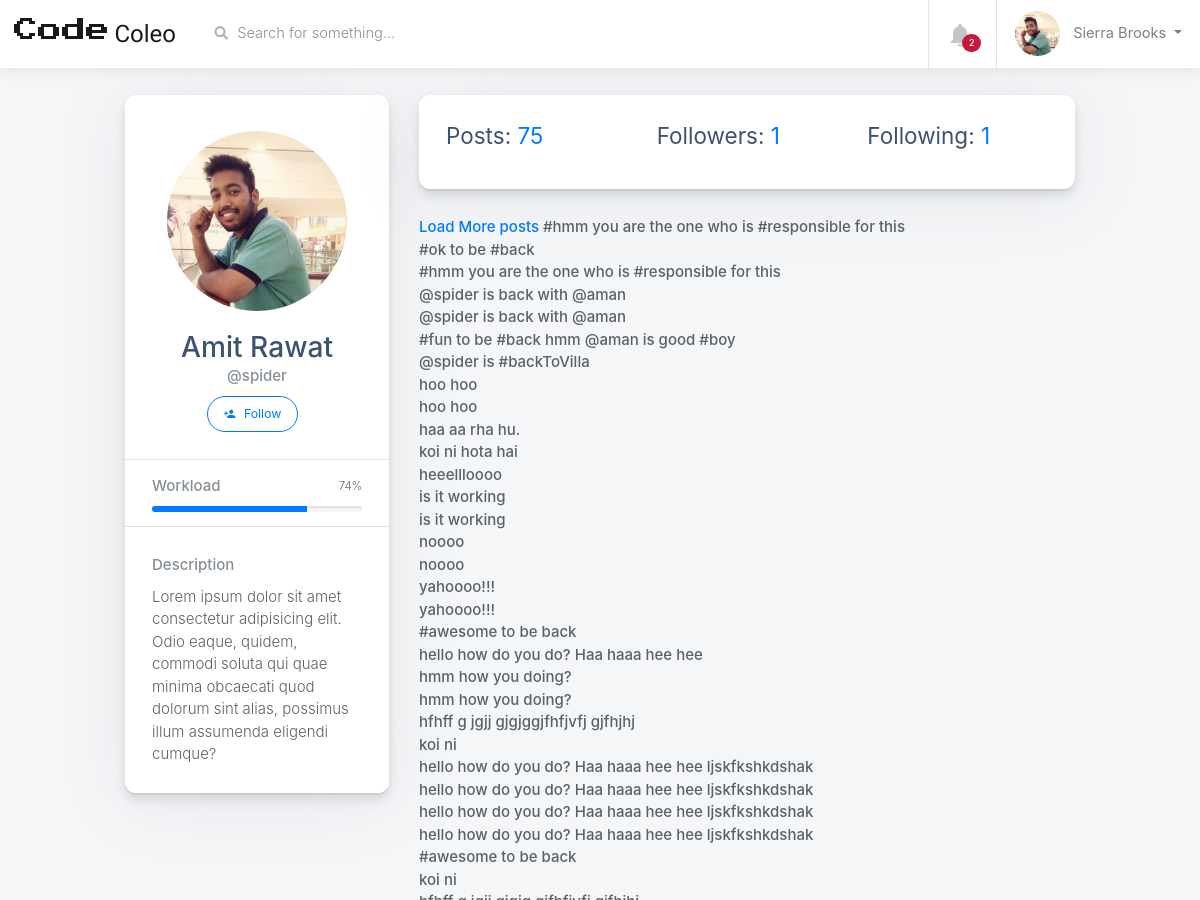
/spider/ (signed in, upper part), run on an earlier commit of the app's database.
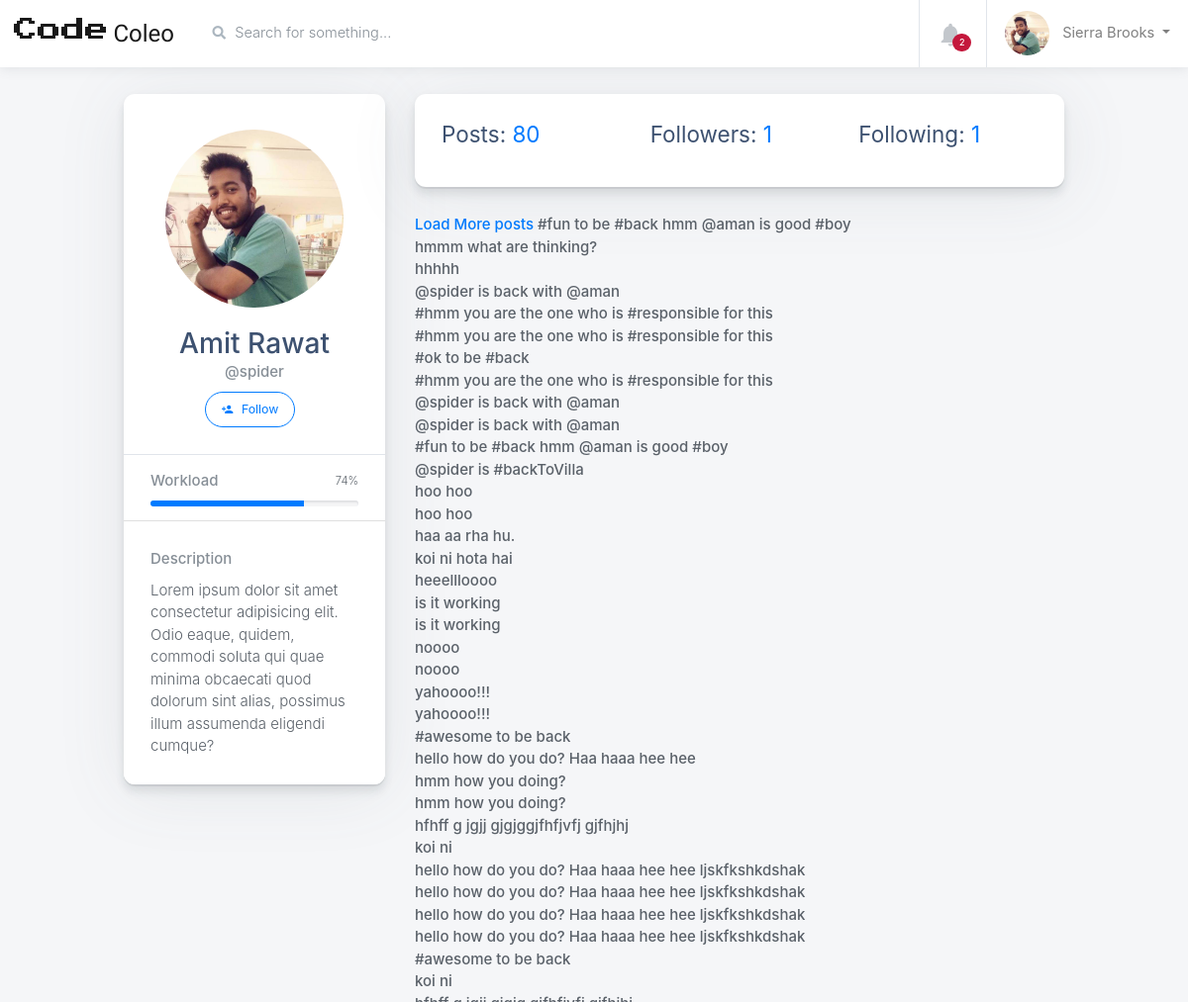
And on a later commit of the database.
### posts/models.py (models this page shows, shortened)
class Post(models.Model):
    parent = models.ForeignKey("self",blank=True, null=True)
    user = models.ForeignKey(settings.AUTH_USER_MODEL,default=1)
    title = models.CharField(max_length=50, blank=True, null=True)
    content = models.CharField(max_length=155)
    liked = models.ManyToManyField(settings.AUTH_USER_MODEL, blank=True, related_name="liked")
    timestamp = models.DateTimeField(auto_now_add=True)
    updated = models.DateTimeField(auto_now=True)
    objects = PostManager()
    class Meta:
        ordering = ['-timestamp']
    def __str__(self):
        return self.content

### accounts/models.py (models this page shows, shortened)
class UserProfile(models.Model):
    user = models.OneToOneField(settings.AUTH_USER_MODEL, related_name='profile')
    following = models.ManyToManyField(settings.AUTH_USER_MODEL,blank=True, related_name='followed_by')
    objects= UserProfileManager()
    def get_following(self):
        users = self.following.all()
        return users.exclude(username = self.user.username)
    def get_follow_url(self):
        return reverse_lazy("profiles:follow", kwargs={'username':self.user.username})

### accounts/views.py (the view)
# urls.py: url(r'^(?P<username>[\w.@+-]+)/$', UserDetailView.as_view(), name='detail'),
class UserDetailView(DetailView):
    qeryset = User.objects.all()
    template_name = 'accounts/user_detail.html'
    def get_object(self):
            return get_object_or_404(User, username__iexact=self.kwargs.get("username"))
    def get_context_data(self, **kwargs):
        context = super().get_context_data(**kwargs)
        following = UserProfile.objects.is_following(self.request.user,self.get_object())
        context["sidebar"] = False
        context["following"] = following
        return context

### accounts/models.py (called while the page is built)
    def all(self):
        qs = self.get_queryset().all()
        try:
            if self.instance:
                qs = qs.exclude(user=self.instance)
        except:
            pass
        return qs

    def is_following(self, user, followed_by_user):
        user_profile, created = UserProfile.objects.get_or_create(user=user)
        if created:
            return False
        if followed_by_user in user_profile.following.all():
            return True
        return False

### accounts/templates/accounts/user_detail.html (shortened to what this page needs)
{% extends "base.html" %}
{% load static %}
{% block main-container-bar %}
<main class="main-content  col-sm-12 p-0 {% if sidebar %} col-lg-10 col-md-9 col-sm-12 p-0 offset-lg-2 offset-md-3 {% else %} col-lg-12 col-md-12 col-sm-12 p-0 {% endif %}">
    <div class="main-navbar sticky-top bg-white">
{% endblock main-container-bar %}
{% block navbar-logo %}
<a class="navbar-brand w-25 mr-0" href="#" style="line-height: 25px;">
    <div class="d-table m-auto">
        <span class="d-none d-md-inline ml-1" style="font-family: 'Press Start 2P', cursive; font-size: 24px; ">Code</span> <span class="d-none d-md-inline ml-1" style="font-family: 'Orbitron', sans-serif; font-size: 24px;">Coleo</span>
    </div>
</a>
{% endblock navbar-logo %}
{% block content %}
<div class="row mt-4">
    <div class="col-lg-1">
    </div>
    <div class="col-lg-3">
      <div class="card card-small mb-4 pt-3">
        <div class="card-header border-bottom text-center">
          <div class="mb-3 mx-auto">
            <img class="rounded-circle" src="{% static 'images/avatars/0.jpg'%}" alt="User Avatar" width="180"> </div>
          <h4 class="mb-0"> {{ object.first_name }} {{ object.last_name }} </h4>
          <span class="text-muted d-block mb-2">@{{object.username}}</span>
          <a href="{{ object.profile.get_follow_url}}" class="mb-2 btn btn-sm btn-pill btn-outline-primary mr-2">
            <i class="material-icons mr-1">person_add</i> {% if following %} Unfollow {% else %} Follow {% endif %} </a>
        </div>
        <ul class="list-group list-group-flush">
          <li class="list-group-item px-4">
            <div class="progress-wrapper">
              <strong class="text-muted d-block mb-2">Workload</strong>
              <div class="progress progress-sm">
                <div class="progress-bar bg-primary" role="progressbar" aria-valuenow="74" aria-valuemin="0" aria-valuemax="100" style="width: 74%;">
                  <span class="progress-value">74%</span>
                </div>
              </div>
            </div>
          </li>
          <li class="list-group-item p-4">
            <strong class="text-muted d-block mb-2">Description</strong>
            <span>Lorem ipsum dolor sit amet consectetur adipisicing elit. Odio eaque, quidem, commodi soluta qui quae minima obcaecati quod dolorum sint alias, possimus illum assumenda eligendi cumque?</span>
          </li>
        </ul>
      </div>
    </div>
    <div class="col-lg-7">
      <div class="card card-small mb-4 p-2">
        <ul class="list-group list-group-flush">
          <li class="list-group-item p-3">
            <div class="row">
              <div class="col-lg-4 ">
                <h5>Posts: <a href="#" data-toggle="modal" data-target="#exampleModalCenter"> {{object.post_set.count}} </a></h5>
              </div>
              <div class="col-lg-4">
                  <h5>Followers: <a href="#" data-toggle="modal" data-target="#followersModal"> {{ object.followed_by.all.count}} </a></h5>
              </div>
              <div class="col-lg-4 ">
                  <h5>Following: <a href="#" data-toggle="modal" data-target="#followingModal"> {{ object.profile.get_following.count }} </a></h5>
              </div>
            </div>
          </li>
        </ul>
      </div>
      <a href="#" id="loadmore">Load More posts</a>
      {% for post in object.post_set.all %}
        {{ post }} <br>
      {% endfor %}
    </div>
    <div class="col-lg-1">
    </div>
  </div>
{% endblock content %}

What changed in the data, as far as the page shows it:
added Post: content "#fun to be #back hmm @aman is good #boy"
added Post: content "hmmm what are thinking?"
added Post: content "hhhhh"
added Post: content "@spider is back with @aman"
added Post: content "#hmm you are the one who is #responsible for this"
Also different on the page:
{{ object.post_set.count }}: "75" → "80"
